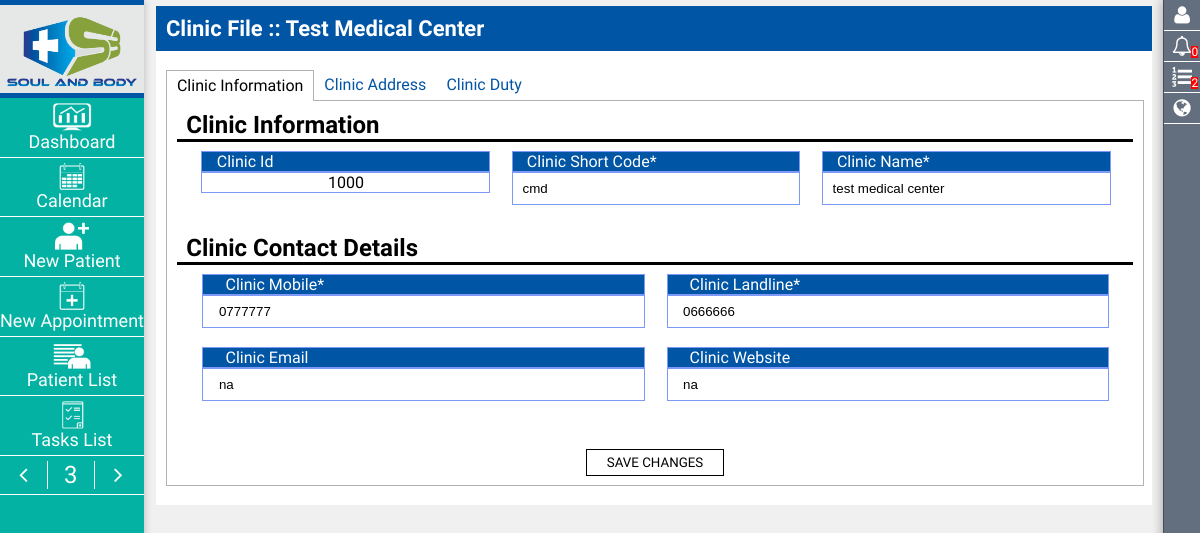
/clinic_settings.php (signed in), run on the app's committed database.
### tables this page shows
CREATE TABLE `clinics` (
  `clinic_id` int(11) NOT NULL,
  `clinic_name` varchar(500) NOT NULL DEFAULT 'na',
  `clinic_status` int(1) NOT NULL DEFAULT '1',
  `clinic_short_code` varchar(20) NOT NULL DEFAULT 'na',
  `clinic_desc` varchar(1000) NOT NULL DEFAULT 'na',
  `clinic_spec` varchar(100) NOT NULL DEFAULT 'na',
  `clinic_country` varchar(100) NOT NULL DEFAULT 'na',
  `clinic_city` varchar(100) NOT NULL DEFAULT 'na',
  `clinic_area` varchar(100) NOT NULL DEFAULT 'na',
  `clinic_street` varchar(100) NOT NULL DEFAULT 'na',
  `clinic_landline` varchar(50) NOT NULL DEFAULT 'na',
  `clinic_mobile` varchar(50) NOT NULL DEFAULT 'na',
  `clinic_email` varchar(500) NOT NULL DEFAULT 'na',
  `clinic_website` varchar(500) NOT NULL DEFAULT 'na',
  `system_account_id` int(11) NOT NULL
);

### bootstrap/lang.php (called while the page is built, shortened)
<?php
switch($lang){
	case 'en':
		$lang_dir = 'ltr';
		break;
	}
function lang($data = '', $trans = '', $is_custom = 0){
	global $lang;
	$result = '';
	if($is_custom == 0){
		$data_ar = explode('_', $data);
		for($i=0;$i<count($data_ar);$i++){
			$result = $result.' '.$data_ar[$i];
			}
	} else {
		if($lang == 'en'){
			$data_ar = explode('_', $data);
			for($i=0;$i<count($data_ar);$i++){
				$result = $result.' '.$data_ar[$i];
			}
		} else {
			$data_ar = explode('_', $trans);
			for($i=0;$i<count($data_ar);$i++){
				$result = $result.' '.$data_ar[$i];
			}
		}
	}
	return $result;
}
?>

### bootstrap/app_config.php (called while the page is built, shortened)
<?php
$lang = 'en';
$cookie_name = "flex_lang";
if( isset($_COOKIE[$cookie_name]) ){
	$lang = $_COOKIE[$cookie_name];
} else {
	$lang = 'en';
}
require_once('lang.php');
require_once('app_functions.php');
?>

### bootstrap/app_functions.php (called while the page is built, shortened)
<?php
function test_inputs($data) {
   $data = trim($data);
   $data = stripslashes($data);
   $data = htmlspecialchars($data);
   return $data;
}
?>

### clinic_settings.php (the view, shortened to what this page needs)
<?php
require_once('bootstrap/app_config.php');
$show_page_title = true;
	$go_to = "index.php";
	if(isset($_SESSION['creator_of_all']) && isset($_SESSION['usr_id']) && isset($_SESSION['clinic_id']) && isset($_SESSION['clinic_short_code'])){
		if(($_SESSION['creator_of_all'] == "allah") && ($_SESSION['usr_id'] == "spro-am-gonna-be-millionere-inshaallah-ksdh-oshsdlfh-874368mecksefk-aehkl")){
			if(1==1){
				$clinic_id = (int) test_inputs($_SESSION['clinic_id']);
$Q = "SELECT * FROM `clinics` WHERE ( (`clinic_id` = ".$clinic_id.") )";
$QEXE = mysqli_query($KONN, $Q);
$p_data = mysqli_fetch_assoc($QEXE);
$p_name = $p_data['clinic_name'];
$page_title = lang("clinic_file", 'ملف العيادة ', 1)." :: ".$p_name;
		?>
<!DOCTYPE html>
<html dir="<?=$lang_dir; ?>" lang="<?=$lang; ?>">
  <head>
    <?php include(main_app_url.'app/assets.php'); ?>
  </head>
	<body>
<?php
	include(main_app_url.'app/header.php');
?>
<?php if($show_page_title == true){ ?>
<section class="page-title">
	<h1><?=lang($page_title); ?></h1>
	<section class="page-options">
	</section>
</section>
<?php } ?>
<section class="panel-holder"><br>
<section class="profile-taber">
	<section class="taber-tabs" id="tabs_holder">
		<div class="tab"><?=lang('clinic_information', 'معلومات العيادة', 1); ?></div>
		<div class="tab"><?=lang('clinic_address', 'العنوان', 1); ?></div>
		<div class="tab"><?=lang('clinic_duty', 'معلومات العمل', 1); ?></div>
	</section>
	<section class="taber-body">
		<section class="tab-holder">
			<h1><?=lang('clinic_information', 'معلومات العيادة', 1); ?></h1>
		<form id="edit_clinic_form">
				<div class="info-cont">
					<div class="info-title"><?=lang('clinic_id', 'المعرف', 1); ?></div>
					<div class="info-value"><?=$p_data['clinic_id']; ?></div>
				</div>
				<div class="info-cont">
					<div class="info-title"><?=lang('clinic_short_code', 'كود الاختصار', 1); ?>*</div>
					<div class="info-value">
<input type="text" value="<?=$p_data['clinic_short_code']; ?>" name="clinic_short_code" readonly>
					</div>
				</div>
				<div class="info-cont">
					<div class="info-title"><?=lang('clinic_name', 'اسم العيادة', 1); ?>*</div>
					<div class="info-value">
<input class=" data-input" req="1" defaulter="" denier="" alerter="please check inputs" type="text" value="<?=$p_data['clinic_name']; ?>" name="clinic_name">
					</div>
				</div>
				<br>
				<br>
			<h1><?=lang('clinic_contact_details', 'معلومات التواصل', 1); ?></h1>
				<div class="info-cont-2">
					<div class="info-title"><?=lang('clinic_mobile', 'الجوال', 1); ?>*</div>
					<div class="info-value">
<input class=" data-input" req="1" defaulter="" denier="" alerter="please check inputs" type="text" value="<?=$p_data['clinic_mobile']; ?>" name="clinic_mobile">
					</div>
				</div>
				<div class="info-cont-2">
					<div class="info-title"><?=lang('clinic_landline', 'الهاتف الارضي', 1); ?>*</div>
					<div class="info-value">
<input class=" data-input" req="1" defaulter="" denier="" alerter="please check inputs" type="text" value="<?=$p_data['clinic_landline']; ?>" name="clinic_landline">
					</div>
				</div>
				<div class="info-cont-2">
					<div class="info-title"><?=lang('clinic_email', 'البريد الالكتروني', 1); ?></div>
					<div class="info-value">
<input class=" data-input" req="0" defaulter="" denier="" alerter="please check inputs" type="text" value="<?=$p_data['clinic_email']; ?>" name="clinic_email">
					</div>
				</div>
				<div class="info-cont-2">
					<div class="info-title"><?=lang('clinic_website', 'موقع الانترنت', 1); ?></div>
					<div class="info-value">
<input class=" data-input" req="0" defaulter="" denier="" alerter="please check inputs" type="text" value="<?=$p_data['clinic_website']; ?>" name="clinic_website">
					</div>
				</div>
		</form>
				<br>
				<br>
<button type="button" onclick="URLer = '<?=api_root; ?>clinics/update_clinic.php';redirecter = 'close_modal';submit_form('edit_clinic_form');"><?=lang('save_changes'); ?></button>
		</section>
	</section>
</section>
</section>
<br>
<?php
	include(main_app_url.'app/footer.php');
?>
	</body>
</html>
<?php
} else {
	header('location:'.$go_to.'?fail=34234');
}
			} else {
			header('location:'.$go_to.'?fail=444');
			}
	} else {
			header('location:'.$go_to.'?fail=333');
	}
?>

### assets/styles/pc.css (style rules this page uses)
:root { --color-grey: #E6E8E7; }
:root { --color-red: #DA4D4E; }
:root { --color-grey-light: #F0F0F0; }
:root { --color-grey-dark: #636F7F; }
:root { --color-black: #000000; }
:root { --color-white: #FFF; }
:root { --color-main: #0055A5; }
:root { --color-main-light: #7D99F8; }
:root { --color-01: #03B2A2; }
:root { --color-border: rgba(0,0,0,0.2); }
:root { --border-rad: 3px; }
:root { --shadow-val: 1px 0px 7px var(--color-border); }
body { width:100%; margin:0 auto; min-width: 800px; max-width: 1500px; font-size:100%; font-family: 'Saira Condensed'; overflow-x: hidden; overflow-y: scroll; background: var(--color-grey-light); }
* { transition: all 0.3s; margin:0; padding:0; }
button { font-family:inherit; padding: 0.5% 20px; text-transform: uppercase; cursor: pointer; background: var(--color-white); border: 1px solid; }
.page-title { width: 100%; background: var(--color-main); color: var(--color-white); text-align: center; }
.page-title h1 { padding: 1%; text-transform: capitalize; font-size: 22px; text-align: left; width: 47%; float: left; }
.page-title .page-options { padding: 1%; text-transform: capitalize; font-size: 22px; text-align: right; width: 40%; float: right; }
.panel-holder { text-align: center; margin: 0 auto; width: 100%; }
.profile-taber { width: 98%; margin: 0 auto; }
.profile-taber .taber-tabs { width: 100%; margin: 0 auto; }
.profile-taber .taber-tabs .tab { float: left; padding: 5px 10px; position: relative; position: relative; min-width: 20px; cursor: pointer; text-transform: capitalize; color: var(--color-main); }
.profile-taber .taber-tabs .tab-selected { border: 1px solid rgba(0,0,0,0.3); border-bottom: none; color: #000000; }
.profile-taber .taber-body { width: 100%; margin: 0 auto; border: 1px solid rgba(0,0,0,0.3); }
.profile-taber .taber-body .tab-holder { width: 98%; margin: 1% auto; min-height: 50px; display: none; }
.profile-taber .taber-body .tab-active { display: block !important; }
.tab-holder h1 { width: 98%; padding: 0 1%; margin: 0 auto; text-align: left; font-size: 24px; text-transform: capitalize; border-bottom: 3px solid; }
.info-cont { display: inline-block; width: 30%; vertical-align: top; margin: 1%; }
.info-cont-2 { display: inline-block; width: 46.1%; vertical-align: top; margin: 1%; }
.info-title { text-transform: capitalize; width: 95%; padding-left: 5%; text-align: left; cursor: default; background: var(--color-main); color: var(--color-white); border: 1px solid var(--color-main-light); }
.info-value { text-transform: capitalize; width: 100%; text-align: center; cursor: default; border: 1px solid var(--color-main-light); }
.info-value input { width: 93%; padding: 8px; border: none; }

### assets/styles/mob.css (style rules this page uses)
:root { --color-grey: #E6E8E7; }
:root { --color-red: #DA4D4E; }
:root { --color-grey-light: #F0F0F0; }
:root { --color-grey-dark: #636F7F; }
:root { --color-black: #000000; }
:root { --color-white: #FFF; }
:root { --color-main: #0055A5; }
:root { --color-main-light: #7D99F8; }
:root { --color-01: #03B2A2; }
:root { --color-border: rgba(0,0,0,0.2); }
:root { --border-rad: 3px; }
:root { --shadow-val: 1px 0px 7px var(--color-border); }
body { width:100%; margin:0 auto; min-width:50px; max-width:499px; font-size:100%; font-family: 'Saira Condensed'; overflow-x: hidden; overflow-y: scroll; background: var(--color-grey-light); }
.page-title { padding: 2%; }
.panel-holder { text-align: center; margin: 0 auto; width: 100%; }
.page-title { width: 96%; background: var(--color-main); color: var(--color-white); text-align: center; }
.page-title h1 { padding: 1%; text-transform: capitalize; font-size: 22px; text-align: left; width: 80%; float: left; }
.page-title .page-options { padding: 1%; text-transform: capitalize; font-size: 22px; text-align: right; width: 96%; float: none; text-align: center; }

### assets/styles/tablet.css (style rules this page uses)
body { width:100%; min-width:500px; max-width:799px; margin:1% 1%; font-family: 'calibri', sans-serif; overflow-x:hidden; background:url('../images/bg1.jpg') no-repeat; }
* { transition:all 0.6s ease; margin:0; padding:0; }

### data on the page
clinics: clinic_name "Clinic File :: Test Medical Center", clinic_id "1000", clinic_short_code "cmd", clinic_name "test medical center", clinic_mobile "0777777", clinic_landline "0666666", clinic_email "na", clinic_website "na"

### other printed values
lang('Dashboard', 'اللوحة الرئيسية', 1) "Dashboard"
lang('calendar', 'المواعيد', 1) "Calendar"
lang('new_Patient', 'مريض جديد', 1) "New Patient"
lang('new_Appointment', 'موعد جديد', 1) "New Appointment"
lang('Patient_list', 'قائمة المرضى', 1) "Patient List"
lang('tasks_list', 'قائمة المهمات', 1) "Tasks List"
$notifications_unseen "0"
$tasks_counts "2"
lang('clinic_information', 'معلومات العيادة', 1) "Clinic Information"
lang('clinic_address', 'العنوان', 1) "Clinic Address"
lang('clinic_duty', 'معلومات العمل', 1) "Clinic Duty"
lang('clinic_id', 'المعرف', 1) "Clinic Id"
lang('clinic_short_code', 'كود الاختصار', 1) "Clinic Short Code"
lang('clinic_name', 'اسم العيادة', 1) "Clinic Name"
lang('clinic_contact_details', 'معلومات التواصل', 1) "Clinic Contact Details"
